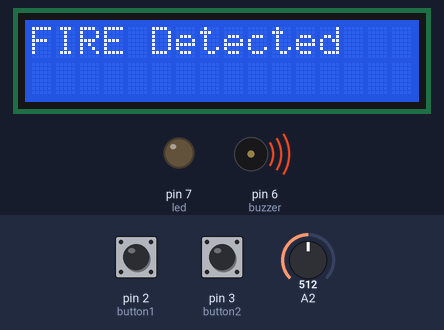
Bench run of a sketch on a simulated Arduino Uno, built with avr-gcc and run on an emulated ATmega328P. Parts: 16×2 character LCD, output pins drawn as LEDs (lit = HIGH), buzzer (waves = sounding, pin HIGH). The test bench sets the inputs (shaded band); at power-on: A2 = 512, pin 2 (button1) LOW, pin 3 (button2) LOW.

Above: at 1.2 s.
1.3 s: A2 set to 424
At 4.08 s:
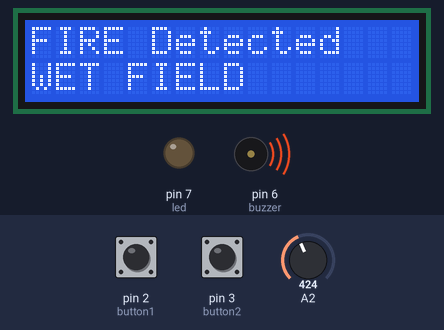
7.3 s: A2 set to 401
At 8.5 s:
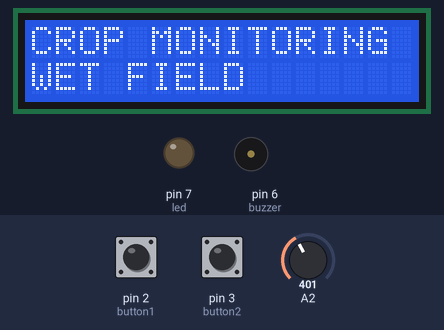
10.0 s: pin 2 (button1) pulled HIGH for 2.35 s
At 10.3 s:
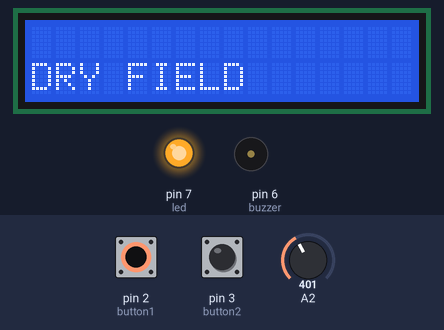
Timing chart, 0 to 15.5 s (numbered marks = the images above; inputs shaded):
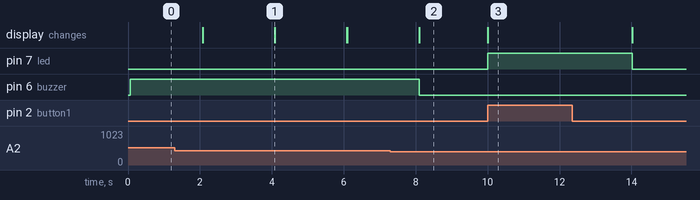

The sketch:

multi.ino
```cpp
#include "head.h"
#include <LiquidCrystal.h>

const int rs = 13, en = 12, d4 = 11, d5 = 10, d6 = 9, d7 = 8;
LiquidCrystal lcd(rs, en, d4, d5, d6, d7);


int led=7;
int buzzer=6;

int ld1=0,ld2=0;
const int button1 = 2;
const int button2 = 3;
//const int gas = A2;


 //float gass;


void setup()
{
    pinMode(button1, INPUT);
    pinMode(button2, INPUT);
    pinMode(buzzer, OUTPUT);
    pinMode(led, OUTPUT);
    lcd.begin(16, 2);

    lcd.setCursor(0, 0);
    lcd.print("CROP MONITORING");


}


void loop()
{
     int sensorValue = analogRead(A2);
     float gass= sensorValue * (5.0 / 1023.0);
     ld1= digitalRead(button1);
     ld2= digitalRead(button2);
      lcd.setCursor(0, 0);
      lcd.print("CROP MONITORING");


    if(gass>2)
    {
         lcd.clear();
         buzzer_on(buzzer);
         lcd.setCursor(0, 0);
         lcd.print("FIRE Detected");
         delay(2000);
    }
    else
    {
          buzzer_off(buzzer);
    }
    if(ld1==HIGH && ld2==LOW)
    {
         lcd.clear();
         led_on(led);
         lcd.setCursor(0, 2);
         lcd.print("DRY FIELD");
         delay(2000);


    }
    else
    {

         lcd.setCursor(0, 2);
         lcd.print("WET FIELD");
         led_off(led);
    }
    if(ld1==LOW && ld2==HIGH)
    {

         led_off(led);

    }
}
```

head.h
```cpp
#ifndef HEAD_H
#define HEAD_H
#include<Arduino.h>
#include <LiquidCrystal.h>


  void buzzer_on(byte buzz);
  void buzzer_off(byte buzz);
  void led_on(byte led);
  void led_off(byte led);

#endif
```

logic.cpp
```cpp
#include "head.h"


void buzzer_on(byte buzz)
{
     digitalWrite(buzz,HIGH);

}
void buzzer_off(byte buzz)
{
     digitalWrite(buzz,LOW);
}
void led_on(byte led)
{
     digitalWrite(led,HIGH);
}
void led_off(byte led)
{
     digitalWrite(led,LOW);
}
```

Measured:
- the behaviour switches between 410 and 409 on A2 (found by bisection; images 1 and 2)
- after the input at 7.3 s, pin 6 (buzzer): HIGH → LOW after 0.80 s; the display: first differs from a run without the input after 0.80 s (image 2)
- after the input at 10.0 s, pin 7 (led): LOW → HIGH at once, → LOW 4.0 s later; the display: changes at once (image 3)
